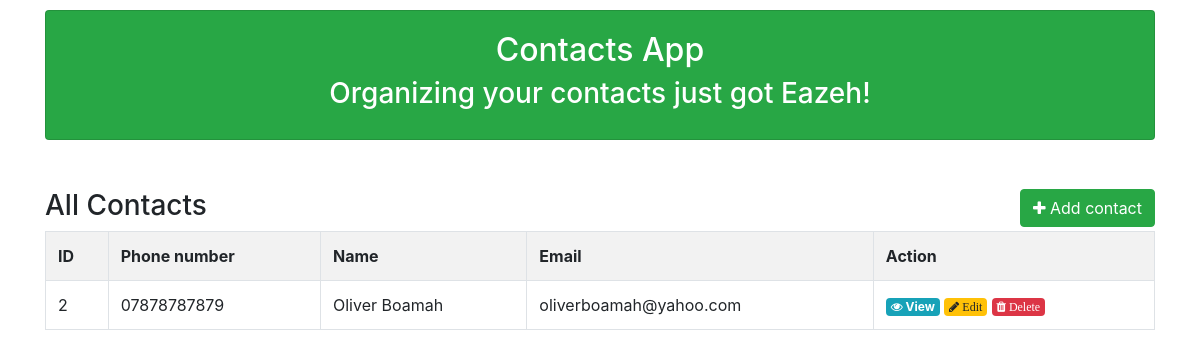
The app's page /, older data.
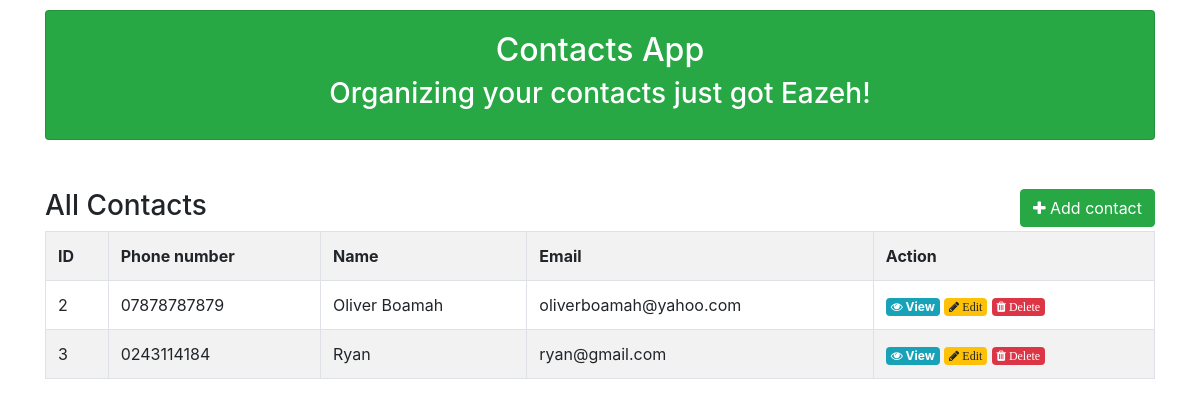
The same page, newer data.
### contacts/models/contact_model.py (models this page shows)
class Contact(models.Model):
    phone_number = models.CharField(max_length=15, null=False)
    name = models.CharField(max_length=100, null=True)
    email = models.EmailField(null=True)
    created_at = models.DateTimeField(auto_now_add=timezone.now())
    updated_at = models.DateTimeField(auto_now=timezone.now())
    is_deleted = models.BooleanField(default=False)

### contacts/views/contact_views.py (the view)
def get_all_contacts(request):
    contacts = Contact.objects.filter(is_deleted=False).order_by('id')
    create_contact_form = CreateContactForm()
    update_contact_form = UpdateContactForm()
    context = {
        'contacts': contacts,
        'create_contact_form': create_contact_form,
        'update_contact_form': update_contact_form
    }
    return render(request=request, template_name='contacts/index.html', context=context)

### contacts/templates/contacts/index.html (shortened to what this page needs)
{% extends 'contacts/base.html' %}
{% load static %}
{% block content %}
    <button style="float: right" class="btn btn-success" data-toggle="modal" data-target="#exampleModal"><i
            class="fa fa-plus"></i> Add contact
    </button>
    <h3>All Contacts</h3>
    <table class="table table-striped table-bordered">
        <tr>
            <th>ID</th>
            <th>Phone number</th>
            <th>Name</th>
            <th>Email</th>
            <th>Action</th>
        </tr>
        {% for contact in contacts %}
            <tr>
                <td>{{ contact.id }}</td>
                <td>{{ contact.phone_number }}</td>
                <td>{{ contact.name }}</td>
                <td>{{ contact.email }}</td>
                <td>
                    <a href="{% url 'contacts:show' contact.id %}"><span class="badge badge-info"><i
                            class="fa fa-eye"></i> View</span></a>
                    <a id="{{ contact.id }}" class="update-contact" href="javascript: void(0)"><span
                            class="badge badge-warning"
                            data-target="#updateContactModal" data-toggle="modal">
                        <i class="fa fa-pencil"> Edit</i></span></a>
                    <a id="{{ contact.id }}" class="delete-contact" href="javascript: void(0)"><span
                            class="badge badge-danger"><i class="fa fa-trash"> Delete</i>
                    </span></a>
                </td>
            </tr>
        {% endfor %}
    </table>
{% endblock content %}

Row changes from the older to the newer data that the page shows:
added Contact: id "3", phone_number "0243114184", name "Ryan", email "ryan@gmail.com"
